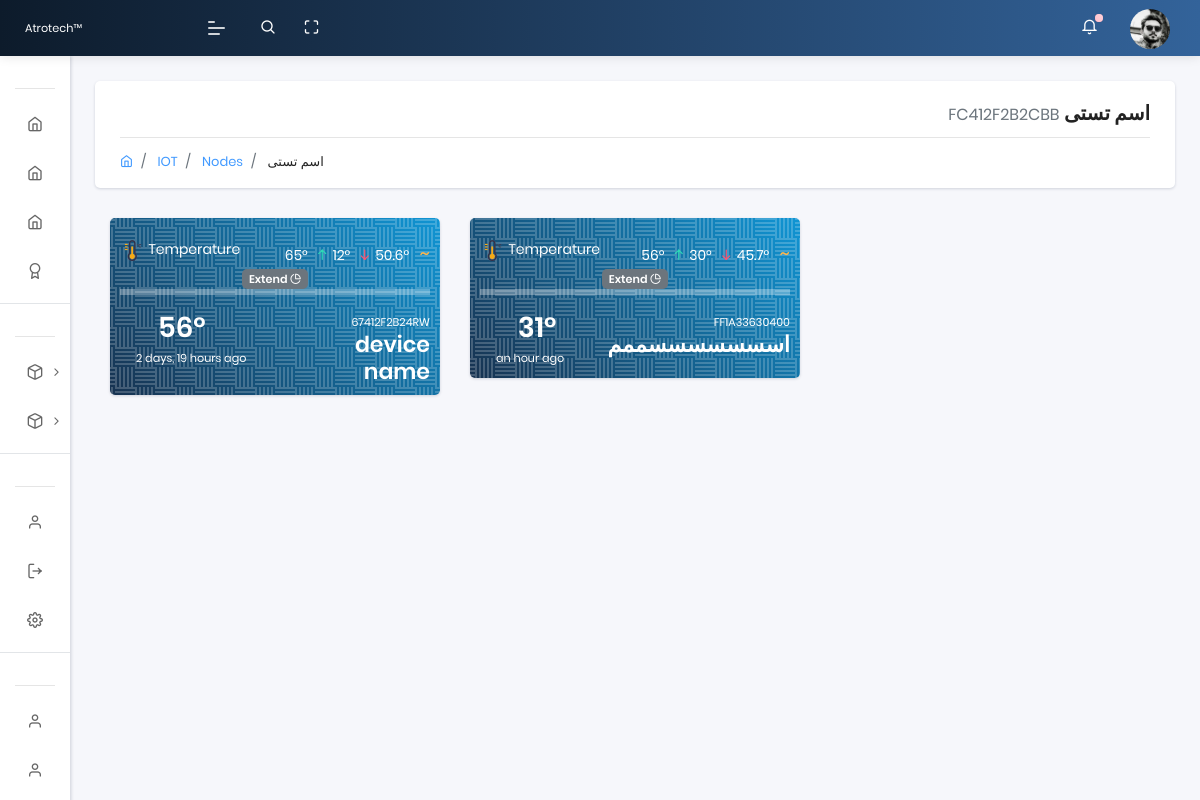
/nodes_detail/4/ (signed in), run on the app's committed database.
### app/models.py (models this page shows, shortened)
class Rom(models.Model):
    name = models.CharField(max_length=40, default='device name')
    UUID = models.CharField(max_length=20)
    family_id = models.CharField(max_length=20)
    node_id = models.CharField(max_length=20)
    updated_on = models.DateTimeField(auto_now= True)
    created_on = models.DateTimeField()

class Profile(models.Model):
  user = models.OneToOneField(User, on_delete=models.CASCADE,unique=True,related_name='profile',verbose_name = "کاربر")
  phone = models.CharField(max_length=50,null=True, blank=True,verbose_name = " شماره تماس  ")
  address = models.CharField(max_length=3000,null=True, blank=True,verbose_name = " آدرس  ")
  user_photo = models.ImageField(default='default.png', upload_to='profile_pics', null=True, blank=True, verbose_name = "تصویر")
  class Meta:
      verbose_name = "پروفایل"
      verbose_name_plural = " پروفایل ها "

### app/views.py (the view)
# urls.py: path('nodes_detail/<int:id>/',views.nodes_detail,name='nodes_detail'),
@login_required(login_url="/login/")
def nodes_detail(request, id):
    uuid = models.User_uuid.objects.filter(user=request.user).values('UUID')
    devices = models.Rom.objects.filter(UUID__in=uuid, family_id='01')
    node = get_object_or_404(models.Rom, id=id)
    sensors = models.Rom.objects.filter(node_id=node.node_id)
    sensors_uuid = models.Rom.objects.filter(node_id=node.node_id).values('UUID')
    temp12 = models.Temp12.objects.filter(UUID__in=sensors_uuid)
    temp_uuid = models.Temp12.objects.filter(UUID__in=sensors_uuid).values('UUID').distinct()
    temp_just_uuid=list(temp_uuid.values_list('UUID', flat=True))
    i=0
    temp_data = []
    temp_last_7_chart = []
    while i < len(temp_just_uuid):
        Temp12_value = models.Temp12.objects.filter(UUID=temp_just_uuid[i]).values_list('temp', flat=True).latest('created_on')
        max = models.Temp12.objects.filter(UUID=temp_just_uuid[i]).aggregate(Max('temp'))['temp__max']
        min = models.Temp12.objects.filter(UUID=temp_just_uuid[i]).aggregate(Min('temp'))['temp__min']
        avg = models.Temp12.objects.filter(UUID=temp_just_uuid[i]).aggregate(Avg('temp'))['temp__avg']
        last_update = models.Temp12.objects.filter(UUID=temp_just_uuid[i]).values_list('created_on', flat=True).latest('created_on')
        data_feeding =  { 'UUID':temp_just_uuid[i], 'last_temp':Temp12_value, 'max_temp':max, 'min_temp':min, 'avg_temp':avg, 'last_update':last_update }
        temp_data.append(data_feeding)
        last7 = list(models.Temp12.objects.filter(UUID=temp_just_uuid[i]).values_list('temp', flat=True).order_by('-created_on')[:7])
        last7.reverse()
        last7_data =  { 'UUID':temp_just_uuid[i], 'data':last7 }
        temp_last_7_chart.append(last7_data)
        i+=1
    print(temp_last_7_chart)
    context = {
    'devices':devices,
    'node':node,
    'sensors':sensors,
    'temp12':temp12,
    'temp_data':temp_data,
    'temp_last_7_chart':temp_last_7_chart
    }
    context['segment'] = 'nodes_detail'
    html_template = loader.get_template( 'nodes_detail.html' )
    return HttpResponse(html_template.render(context, request))

### templates/nodes_detail.html (shortened to what this page needs)
{% extends "layouts/base.html" %}
{% block content %}
{% load humanize %}
  <section class="pcoded-main-container">
      <div class="pcoded-content">
          <div class="page-header">
            <div class="page-block">
              <div class="row align-items-center">
                <div class="col-md-12">
                  <div class="page-header-title">
                    <h5 class="m-b-10" align="right" dir="rtl"> {{ node.name }} <small class="text-muted">{{ node.UUID }}</small> </h5>
                  </div>
                  <ul class="breadcrumb">
                    <li class="breadcrumb-item"><a href="index.html"><i class="feather icon-home"></i></a></li>
                    <li class="breadcrumb-item"><a href="#!"> IOT </a></li>
                    <li class="breadcrumb-item"><a href="#!"> Nodes </a></li>
                    <li class="breadcrumb-item"><a href="#!"> {{ node.name }} </a></li>
                  </ul>
                </div>
              </div>
            </div>
          </div>
      <div class="container">
        <div class="row">
         {% for Rom in sensors %}
             {% if Rom.family_id == "28" %}
               {% for Temp12 in temp_data %}
               {% if Rom.UUID == Temp12.UUID %}
               <div class="col-sm-4">
                     <div class="card bg-primary text-white">
                         <div class="card-body bg-patern-white">
                             <div class="row">
                                 <div class="col-auto">
                                   <img src="/static/assets/images/sensors/temp.png" width="25px">
                                   <span>Temperature</span>
                                 </div>
                                 <div class="col text-right">
                                     <span class="text-white"> {{ Temp12.max_temp }}° <i class="feather icon-arrow-up ml-1 text-success"></i></span>
                                     <span class="text-white"> {{ Temp12.min_temp }}° <i class="feather icon-arrow-down ml-1 text-danger"></i></span>
                                     <span class="text-white"> {{ Temp12.avg_temp|floatformat:1 }}° &nbsp;&nbsp;<span style="font-size: 20px;" class="text-warning">~</span> </span>
                                 </div>
                             </div>
                             <div align="center">
                               <a href="#!" class="badge badge-secondary collapsible">Extend <i class="feather icon-pie-chart"></i> </a>
                               <div class="collapsiblecontent" style="background-color:#ffffff4f;">
                               </div>
                             </div>
                             <div class="row mt-3">
                                 <div class="col">
                                   <h3 class="m-0 text-white">
                                        {{ Temp12.last_temp }}°
                                   </h3>
                                   <small class="ml-3"> {{ Temp12.last_update|naturaltime }} </small>
                                 </div>
                                 <div class="col" align="right">
                                     <small> {{ Rom.UUID }} </small>
                                     <a href="#"><h4 class="m-0 text-white text-right"> {{ Rom.name }} </h4></a>
                                 </div>
                             </div>
                         </div>
                     </div>
                </div>
               {% endif %}
               {% endfor %}
             {% endif %}
         {% endfor %}
        </div>
      </div>
        </div>
    </section>
{% endblock content %}

### templates/includes/sidebar.html (shortened to what this page needs)
	<nav class="pcoded-navbar menupos-fixed menu-light ">
		<div class="navbar-wrapper  ">
			<div class="navbar-content scroll-div " >
				<ul class="nav pcoded-inner-navbar ">
					<li class="nav-item pcoded-menu-caption">
					</li>
					<li class="nav-item">
					    <a href="/" class="nav-link ">
                <span class="pcoded-micon"> <i class="feather icon-home"></i> </span>
							</a>
					</li>
					<li class="nav-item">
					    <a href="{% url 'app:nodes' %}" class="nav-link ">
                <span class="pcoded-micon"> <i class="feather icon-home"></i> </span>
							</a>
					</li>
					<li class="nav-item">
					    <a href="{% url 'app:sensors' %}" class="nav-link ">
                <span class="pcoded-micon"> <i class="feather icon-home"></i> </span>
							</a>
					</li>
					<li class="nav-item">
					    <a href="#eee" class="nav-link ">
                <span class="pcoded-micon"> <i class="feather icon-award"></i> </span>
							</a>
					</li>
					<li class="nav-item pcoded-menu-caption">
					</li>
					{% for Rom in devices %}
					<li class="nav-item pcoded-hasmenu">
						<a href="#!" class="nav-link "><span class="pcoded-micon"><i class="feather icon-box"></i></span><span class="pcoded-mtext"> {{ Rom.name }} </span></a>
					</li>
					{% endfor %}
					<li class="nav-item pcoded-menu-caption">
					</li>
					<li class="nav-item">
					    <a href="/profile" class="nav-link "><span class="pcoded-micon">
						    <i class="feather icon-user"></i></span><span class="pcoded-mtext"> پروفایل </span>
						  </a>
					</li>
					<li class="nav-item">
					    <a href="{% url 'logout' %}" class="nav-link "><span class="pcoded-micon">
						    <i class="feather icon-log-out"></i></span><span class="pcoded-mtext"> خروج </span>
						  </a>
					</li>
					<li class="nav-item">
					    <a href="#ttt" class="nav-link "><span class="pcoded-micon">
						    <i class="feather icon-settings"></i></span><span class="pcoded-mtext"> تنظیمات </span>
					  	</a>
					</li>
					<li class="nav-item pcoded-menu-caption">
					</li>
					<li class="nav-item">
					    <a href="#www" class="nav-link "><span class="pcoded-micon">
						    <i class="feather icon-user"></i></span><span class="pcoded-mtext"> مستندات </span>
						  </a>
					</li>
					<li class="nav-item">
					    <a href="#fff" class="nav-link "><span class="pcoded-micon">
						    <i class="feather icon-user"></i></span><span class="pcoded-mtext"> سوالات متداول </span>
						  </a>
					</li>
					<li class="nav-item">
					</li>
<br><br><br><br><br><br><br><hr><br>
				</ul>
			</div>
		</div>
	</nav>

### templates/includes/navigation.html (shortened to what this page needs)
	<header class="navbar pcoded-header navbar-expand-lg navbar-light headerpos-fixed header-blue">
        <div class="m-header">
            <a class="mobile-menu" id="mobile-collapse" href="#!"><span></span></a>
            <a href="#!" class="b-brand">
                <img src="/static/assets/images/logo.png" alt="" class="logo"><small>Atrotech™</small>
            </a>
        </div>
        <div class="collapse navbar-collapse">
            <ul class="navbar-nav mr-auto">
                <li class="nav-item">
                    <a href="#!" class="pop-search"><i class="feather icon-search"></i></a>
                </li>
                <li class="nav-item">
                    <a href="#!" class="full-screen" onclick="javascript:toggleFullScreen()"><i class="feather icon-maximize"></i></a>
                </li>
            </ul>
            <ul class="navbar-nav ml-auto">
                <li>
                    <div class="dropdown">
                        <a class="dropdown-toggle" href="#" data-toggle="dropdown"><i class="icon feather icon-bell"></i><span class="badge bg-danger"></span></a>
                    </div>
                </li>
                <li>
                    <div class="dropdown drp-user">
                        <a href="#!" class="dropdown-toggle" data-toggle="dropdown">
                            <img src="{{ request.user.profile.user_photo.url }}" class="img-radius wid-40" alt="User-Profile-Image">
                        </a>
                    </div>
                </li>
            </ul>
        </div>
    </header>

### data on the page
Rom: name "اسم تستی", UUID "FC412F2B2CBB"
Rom: family_id "28" (drawn), max_temp "65", min_temp "12", avg_temp "50.6", last_temp "56", last_update "2 days, 19 hours ago", UUID "67412F2B24RW", name "device name"
Rom: family_id "28" (drawn), max_temp "56", min_temp "30", avg_temp "45.7", last_temp "31", last_update "an hour ago", UUID "FF1A33630400", name "اسسسسسسسممم"
